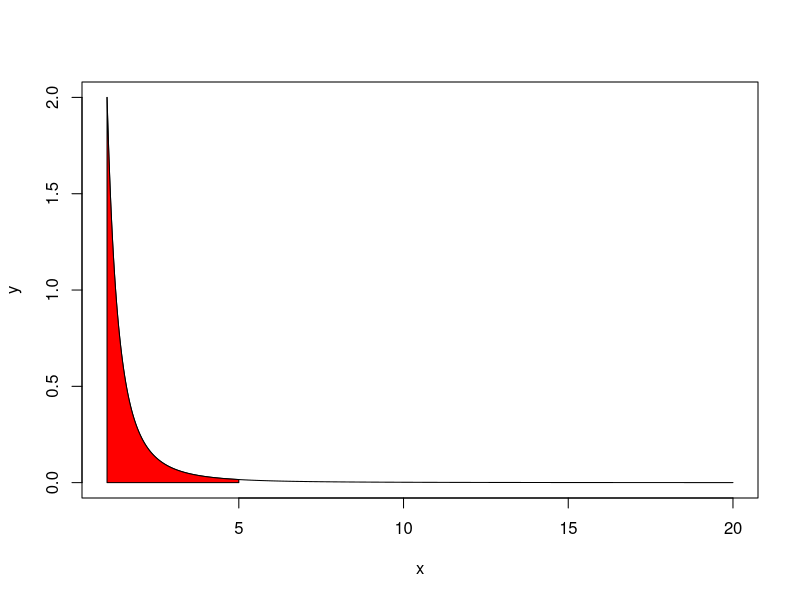
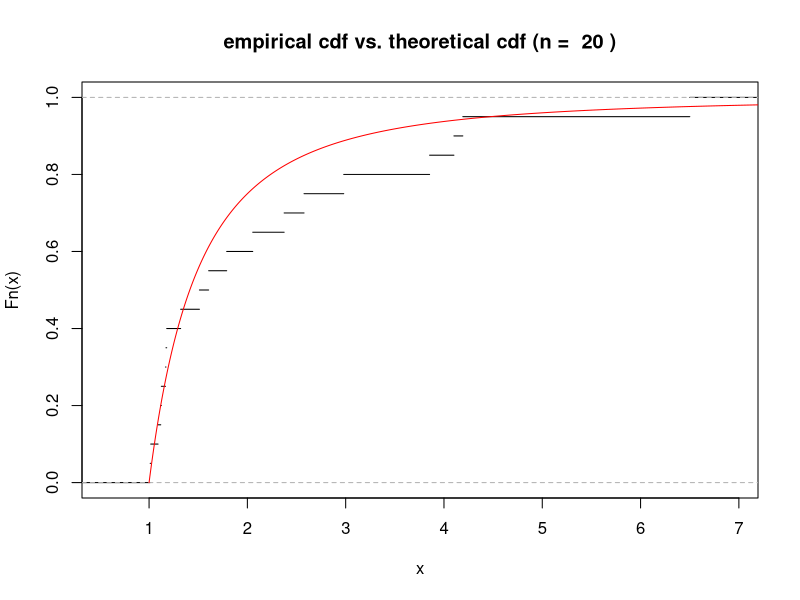
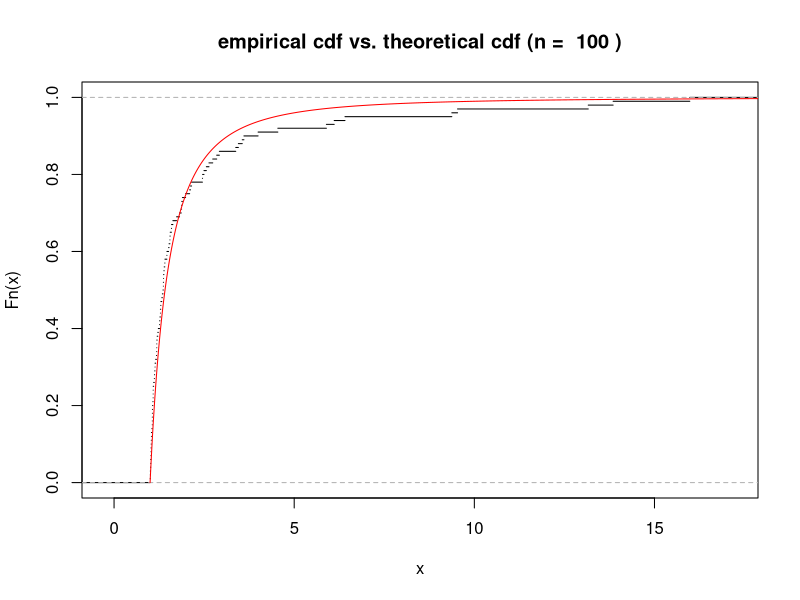
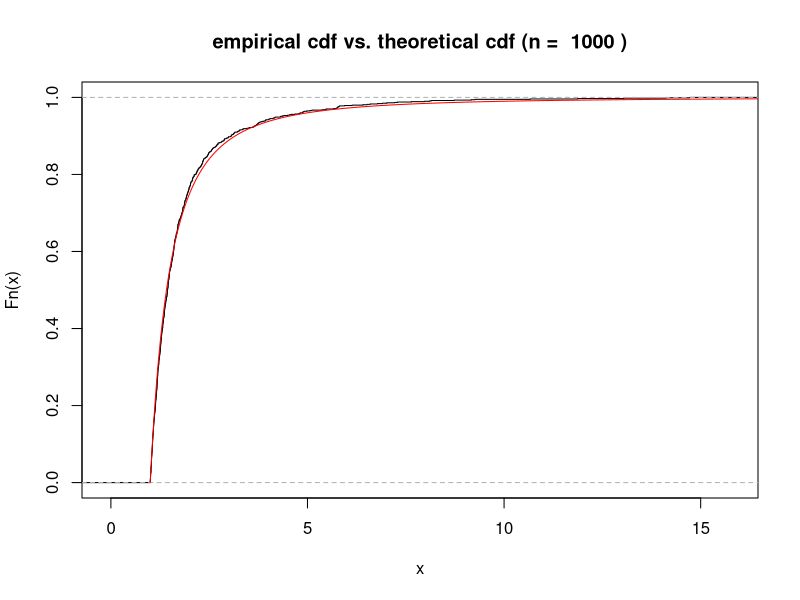

Generate these figures, in order, with R:
# 2.e
mean(sapply(1:10000, function(i) {
	# 1 - hearts, 0 otherwise
	cards = sample(c(rep(0, 24), rep(1, 8)), 32)[1:24]
	resC = sapply(1:20, function(i) sum(sample(cards, 2)))
	p_a = 12 * mean(resC)
	r_a = sum(cards)
	return(r_a-p_a)
}))

# 3.a
f = function(x) { if(x >= 1) { return(2/x^3);}  else { return(0); } }
F = function(x) { return(1-1/x^2); }

x = seq(1, 20, 0.001)
y = sapply(x, f)
Y = sapply(x, F)

plot(x, y, type='l')
polygon(c(1, x[x<5], 5),  c(0, y[x<5], 0), col="red")

# 3.e
U = function() sample(seq(10^-6, 1, 10^-6), 1)
X = function(u) 1/sqrt(1-u)

trial = function(n) {
	resX = sapply(1:n, function(i) X(U()))
	# drop results > 20, this is not correct, but makes the graph more readable
	resX = resX[resX < 20]
	plot(ecdf(resX), do.points=FALSE,
		main=paste('empirical cdf vs. theoretical cdf (n = ', n, ')'))
	lines(x, Y, type='l', col='red')
	message(n, ' : ',  mean(resX))
}
trial(20)
trial(100)
trial(1000)
